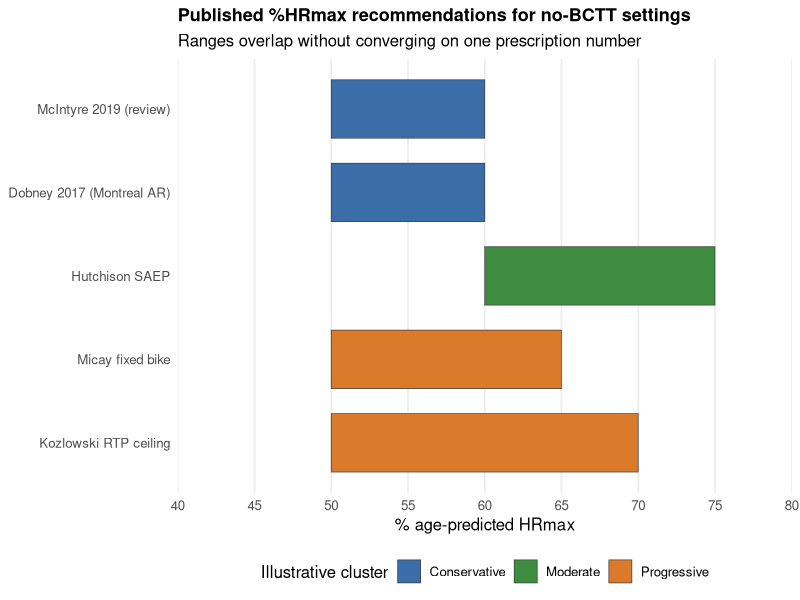

The R source for this figure:
## ---- chunk 1
#| label: fig-hrmax-overlap
#| fig-cap: "Published %HRmax recommendations for no-BCTT settings: ranges overlap without converging. Bars show reported targets or progression bands (not equivalent constructs). Micay: initial 50% with +5% per session (bar shows first-week span to ~65%). Kozlowski: RTP ceiling when HRt is unknown. Colors are illustrative clusters (conservative / moderate / progressive), not author-defined tiers."
#| fig-width: 8
#| fig-height: 4.5
#| echo: false
#| warning: false
#| message: false

library(ggplot2)

hr_bands <- data.frame(
  study = c(
    "McIntyre 2019 (review)",
    "Dobney 2017 (Montreal AR)",
    "Hutchison SAEP",
    "Micay fixed bike",
    "Kozlowski RTP ceiling"
  ),
  xmin = c(50, 50, 60, 50, 50),
  xmax = c(60, 60, 75, 65, 70),
  cluster = factor(
    c("Conservative", "Conservative", "Moderate", "Progressive", "Progressive"),
    levels = c("Conservative", "Moderate", "Progressive")
  ),
  stringsAsFactors = FALSE
)

hr_bands$study <- factor(hr_bands$study, levels = rev(hr_bands$study))

cluster_cols <- c(
  Conservative = "#3b6ea8",
  Moderate = "#3d8c40",
  Progressive = "#d97b2b"
)

ggplot(hr_bands, aes(xmin = xmin, xmax = xmax, y = study, fill = cluster)) +
  geom_rect(aes(xmin = xmin, xmax = xmax, ymin = as.numeric(study) - 0.35,
                ymax = as.numeric(study) + 0.35),
            color = "grey25", linewidth = 0.25) +
  scale_fill_manual(values = cluster_cols, name = "Illustrative cluster") +
  scale_x_continuous(
    limits = c(40, 80),
    breaks = seq(40, 80, by = 5),
    expand = c(0, 0),
    name = "% age-predicted HRmax"
  ) +
  labs(
    title = "Published %HRmax recommendations for no-BCTT settings",
    subtitle = "Ranges overlap without converging on one prescription number",
    y = NULL
  ) +
  theme_minimal(base_size = 12) +
  theme(
    panel.grid.major.y = element_blank(),
    panel.grid.minor = element_blank(),
    plot.title = element_text(face = "bold", size = 13),
    legend.position = "bottom"
  )
